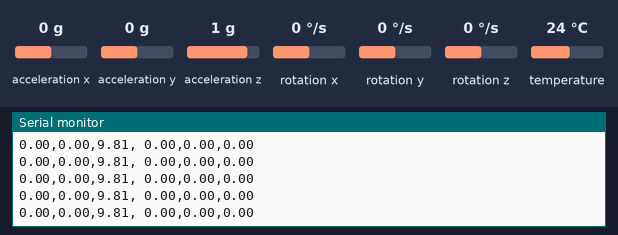
A sketch run on a simulated Arduino Uno, built with avr-gcc and run on an emulated ATmega328P. Parts: the last lines printed to the serial monitor. The inputs (shaded band) are chosen by the test bench; at power-on: acceleration x 0 g, acceleration y 0 g, rotation x 0 °/s, acceleration z 1 g, rotation y 0 °/s, rotation z 0 °/s, temperature 24 °C.

Above: at 1.3 s.
1.4 s: acceleration x set to -1.4 g
At 1.9 s:
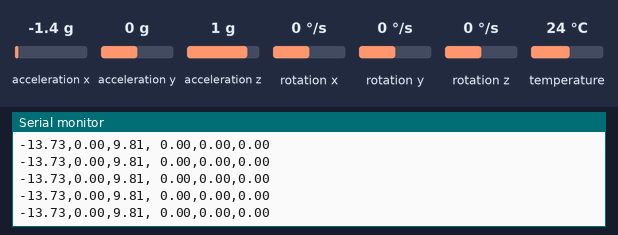
2.9 s: acceleration y set to -1.4 g
At 3.7 s:
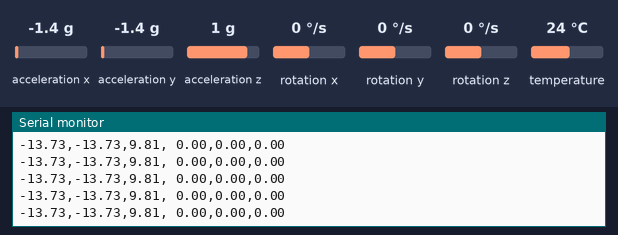
5.9 s: acceleration x set to -0.8 g
At 6.4 s:
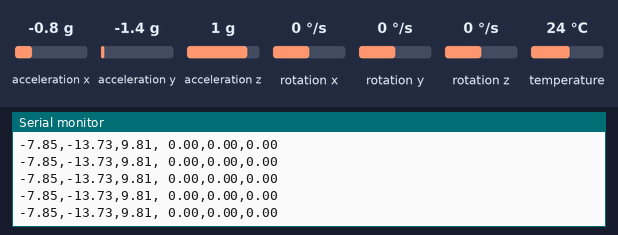
8.9 s: rotation x set to 100 °/s
At 9.4 s:
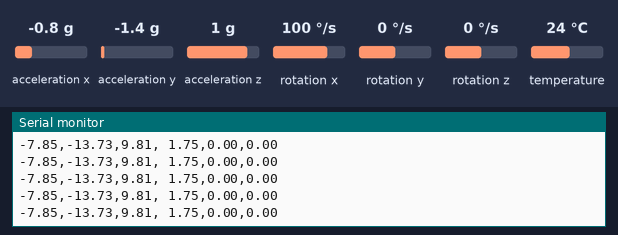
11.9 s: acceleration z set to -1.4 g
At 12.6 s:
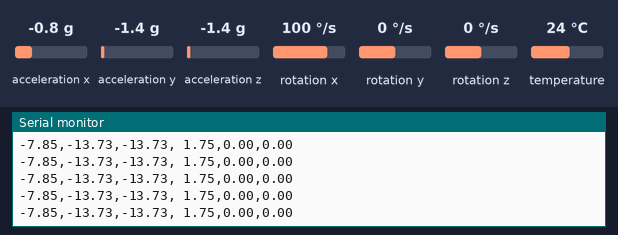
Timing chart, 0 to 14.4 s (numbered marks = the images above; inputs shaded):
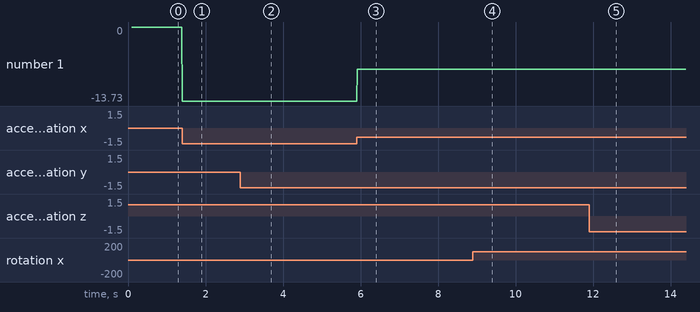

Measured:
- after the input at 1.4 s, the serial monitor: prints a new line at once (image 1)
- after the input at 2.9 s, the serial monitor: prints a new line at once (image 2)
- after the input at 5.9 s, the serial monitor: prints a new line at once (image 3)
- after the input at 8.9 s, the serial monitor: prints a new line at once (image 4)
- after the input at 11.9 s, the serial monitor: prints a new line at once (image 5)
- plotted number 1: 0 → -13.73 after the input at 1.4 s, -13.73 → -7.85 after the input at 5.9 s

The sketch:

interface-MPU6050-accelerometer-and-gyroscope-sensor.ino
```cpp
#include <Adafruit_MPU6050.h>
#include <Adafruit_Sensor.h>
#include <Wire.h>
#include<MPU6050.h>

Adafruit_MPU6050 mpu;
//MPU6050 mp;
void setup(void) {
  Serial.begin(115200);
//  Wire.begin();
//  mp.initialize();
  // Try to initialize!
  if (!mpu.begin()) {
    Serial.println("Failed to find MPU6050 chip");
    while (1) {
      delay(10);
    }
  }

  // set accelerometer range to +-8G
  mpu.setAccelerometerRange(MPU6050_RANGE_8_G);

  // set gyro range to +- 500 deg/s
  mpu.setGyroRange(MPU6050_RANGE_500_DEG);

  // set filter bandwidth to 21 Hz
  mpu.setFilterBandwidth(MPU6050_BAND_21_HZ);

  delay(100);
}

void loop() {
  /* Get new sensor events with the readings */
  sensors_event_t a, g, temp;
  mpu.getEvent(&a, &g, &temp);

  /* Print out the values */
  Serial.print(a.acceleration.x);
  Serial.print(",");
  Serial.print(a.acceleration.y);
  Serial.print(",");
  Serial.print(a.acceleration.z);
  Serial.print(", ");
  Serial.print(g.gyro.x);
  Serial.print(",");
  Serial.print(g.gyro.y);
  Serial.print(",");
  Serial.print(g.gyro.z);
  Serial.println("");

//int16_t ax, ay, az;
//  int16_t gx, gy, gz;
//
//  mp.getMotion6(&ax, &ay, &az, &gx, &gy, &gz);
//
//  Serial.print("Accel: ");
//  Serial.print(ax);
//  Serial.print(", ");
//  Serial.print(ay);
//  Serial.print(", ");
//  Serial.println(az);
//
//  Serial.print("Gyro: ");
//  Serial.print(gx);
//  Serial.print(", ");
//  Serial.print(gy);
//  Serial.print(", ");
//  Serial.println(gz);

//  delay(1000);

  delay(10);
}
```
